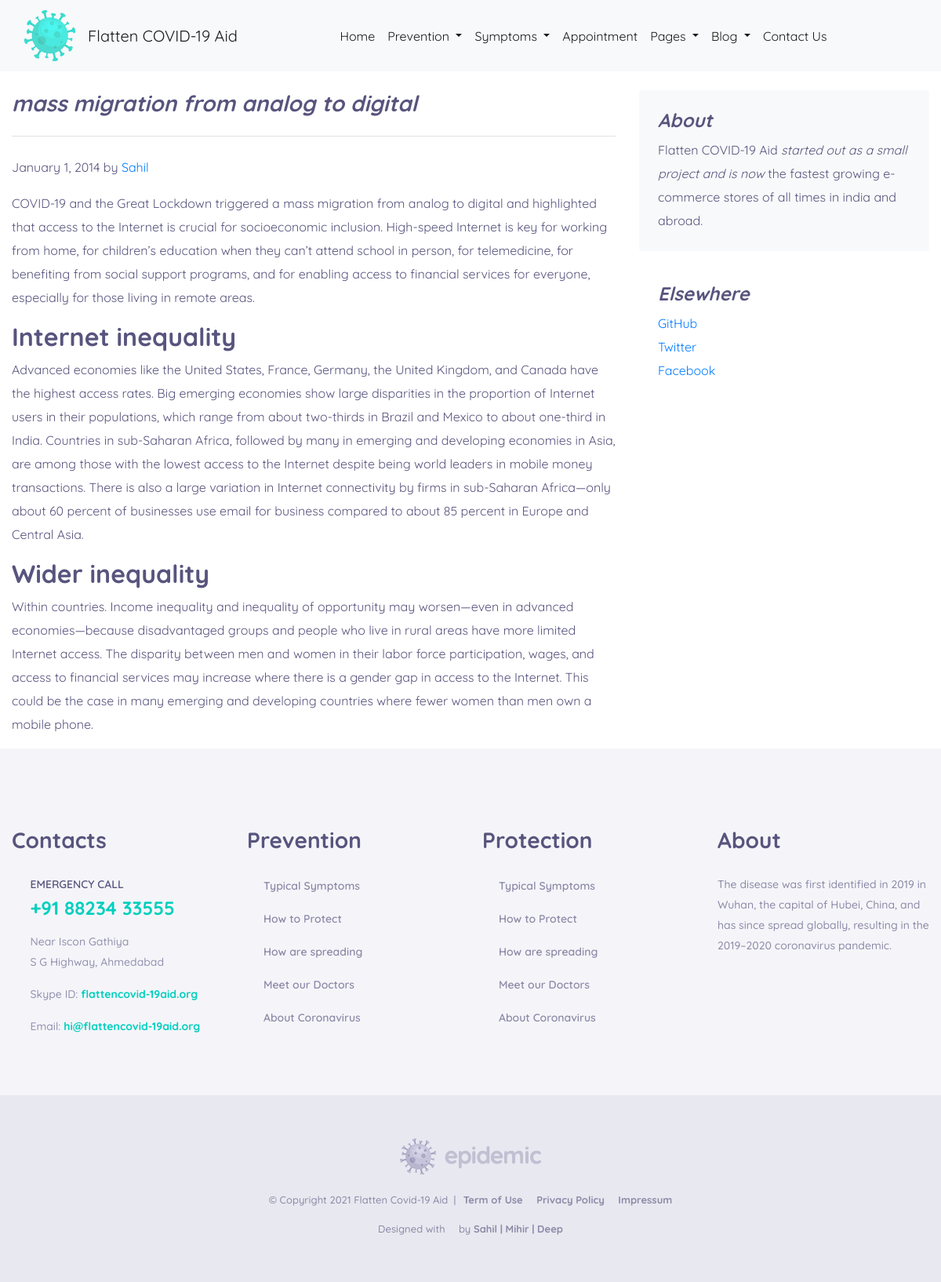
/blog/blogpost/9, run on the app's committed database.
### blog/models.py (models this page shows)
class Blogpost(models.Model):
    post_id = models.AutoField(primary_key= True)
    title = models.CharField(max_length=50)
    head0 = models.CharField(max_length=500, default="")
    chead0 = models.CharField(max_length=5000, default="")
    head1 = models.CharField(max_length=500, default="")
    chead1 = models.CharField(max_length=5000, default="")
    head2 = models.CharField(max_length=500, default="")
    chead2 = models.CharField(max_length=5000, default="")
    pub_date = models.DateField()
    thumbnail = models.ImageField(upload_to='blog/images', default="")
    def __str__(self):
        return self.title

### blog/views.py (the view)
# urls.py: path("blogpost/<int:id>",views.blogpost , name="BlogPost" ),
def blogpost(request, id):
    post = Blogpost.objects.filter(post_id = id)[0]
    print(post)
    return render(request, 'blog/blogpost.html',{'post':post})

### blog/templates/blog/blogpost.html (shortened to what this page needs)
{% extends 'blog/basic.html' %}
{% load static %}
{% block body %}
<div class="container">
    <div class="row mt-4">
        <div class="col-md-8 blog-main">
            <h3 class="pb-4 mb-4 font-italic border-bottom">
                {{post.title}}
            </h3>
            <div class="blog-post">
                <p class="blog-post-meta">January 1, 2014 by <a href="#"> Sahil </a></p>
                <p>{{post.chead0}}</p>
                <h2>{{post.head1}}</h2>
                <p>{{post.chead1}}</p>
                <h2>{{post.head2}}</h2>
                <p>{{post.chead2}}</p>
            </div>
        </div>
        <aside class="col-md-4 blog-sidebar">
            <div class="p-4 mb-3 bg-light rounded">
                <h4 class="font-italic">About</h4>
                <p class="mb-0">Flatten COVID-19 Aid <em>started out as a small project and is now</em> the fastest growing e-commerce stores of all times in india and abroad.</p>
            </div>
            <div class="p-4">
                <h4 class="font-italic">Elsewhere</h4>
                <ol class="list-unstyled">
                    <li><a href="#">GitHub</a></li>
                    <li><a href="#">Twitter</a></li>
                    <li><a href="#">Facebook</a></li>
                </ol>
            </div>
        </aside>
    </div>
</div>
{% endblock %}

### data on the page
Blogpost: title "mass migration from analog to digital", chead0 "COVID-19 and the Great Lockdown triggered a mass migration from analog to digital and highlighted that access to the Internet is crucial for socioeconomic inclusion. High-speed Internet is key for working from home, for children’s education when they can’t attend school in person, for telemedicine, for benefiting from social support programs, and for enabling access to financial services for everyone, especially for those living in remote areas.", head1 "Internet inequality", chead1 "Advanced economies like the United States, France, Germany, the United Kingdom, and Canada have the highest access rates. Big emerging economies show large disparities in the proportion of Internet users in their populations, which range from about two-thirds in Brazil and Mexico to about one-third in India. Countries in sub-Saharan Africa, followed by many in emerging and developing economies in Asia, are among those with the lowest access to the Internet despite being world leaders in mobile money transactions. There is also a large variation in Internet connectivity by firms in sub-Saharan Africa—only about 60 percent of businesses use email for business compared to about 85 percent in…", head2 "Wider inequality", chead2 "Within countries. Income inequality and inequality of opportunity may worsen—even in advanced economies—because disadvantaged groups and people who live in rural areas have more limited Internet access. The disparity between men and women in their labor force participation, wages, and access to financial services may increase where there is a gender gap in access to the Internet. This could be the case in many emerging and developing countries where fewer women than men own a mobile phone."
